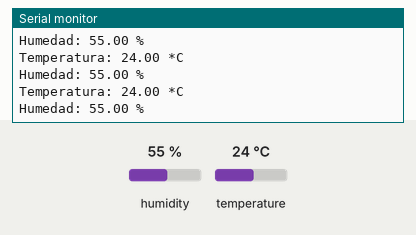
Simulated run of this sketch. Board: Arduino Uno, built with avr-gcc and run on an emulated ATmega328P. Shown: the last lines printed to the serial monitor. Wiring (inferred from the names in the program): DHT11 sensor: data pin 3. The test bench sets the inputs (shaded band); at power-on: humidity 55 %, temperature 24 °C.

Above: at 5.8 s.
5.9 s: humidity set to 22 %
At 10.3 s:
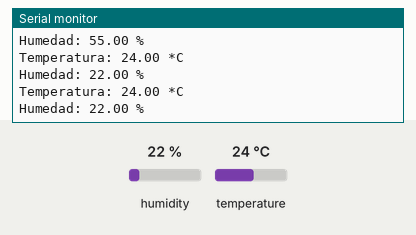
10.4 s: temperature set to 12 °C
At 12.4 s:
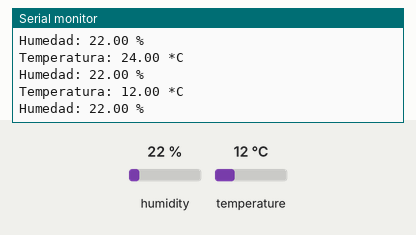
14.9 s: humidity set to 40 %
At 19.3 s:
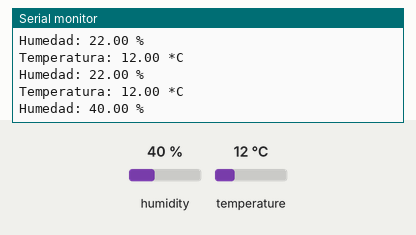
Timing chart, 0 to 20.8 s (numbered marks = the images above; inputs shaded):
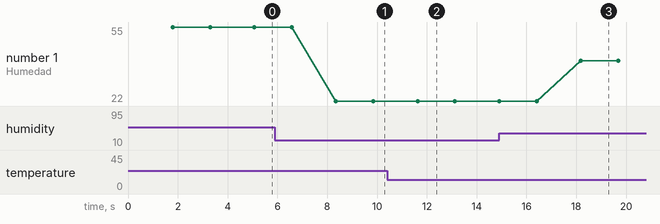

Measured:
- after the input at 5.9 s, the serial monitor: prints a new line after 2.5 s (image 1)
- after the input at 10.4 s, the serial monitor: prints a new line after 1.2 s (image 2)
- after the input at 14.9 s, the serial monitor: prints a new line after 3.3 s (image 3)
- plotted number 1: 55 → 22 after the input at 5.9 s, 22 → 40 after the input at 14.9 s

The sketch:

DHT11.ino
```cpp
// Example testing sketch for various DHT humidity/temperature sensors
// Written by ladyada, public domain

#include <DHT.h>

#define DHTPIN 3     // what digital pin we're connected to

// Uncomment whatever type you're using!
#define DHTTYPE DHT11   // DHT 11
//define DHTTYPE DHT22   // DHT 22  (AM2302), AM2321
//#define DHTTYPE DHT21   // DHT 21 (AM2301)

DHT dht(DHTPIN, DHTTYPE);


void setup() {
  Serial.begin(9600);

  dht.begin();
}

void loop() {
  // Wait a few seconds between measurements.
  delay(1500);

  // Reading temperature or humidity takes about 250 milliseconds!
  // Sensor readings may also be up to 2 seconds 'old' (its a very slow sensor)
  float h = dht.readHumidity();
  // Read temperature as Celsius (the default)
  float t = dht.readTemperature();
  // Read temperature as Fahrenheit (isFahrenheit = true)
  float f = dht.readTemperature(true);

  // Check if any reads failed and exit early (to try again).
  if (isnan(h) || isnan(t) || isnan(f)) {
    Serial.println("Failed to read from DHT sensor!");
    return;
  }

  // Compute heat index in Fahrenheit (the default)
  //float hif = dht.computeHeatIndex(f, h);
  // Compute heat index in Celsius (isFahreheit = false)
  //float hic = dht.computeHeatIndex(t, h, false);


 Serial.print("Temperatura: ");
  Serial.print(t);
  Serial.println(" *C ");
  Serial.print("Humedad: ");
  Serial.print(h);
  Serial.println(" %\t");
  Serial.println("\n");

    // Reading temperature or humidity takes about 250 milliseconds!
  // Sensor readings may also be up to 2 seconds 'old' (its a very slow sensor)
}
```
